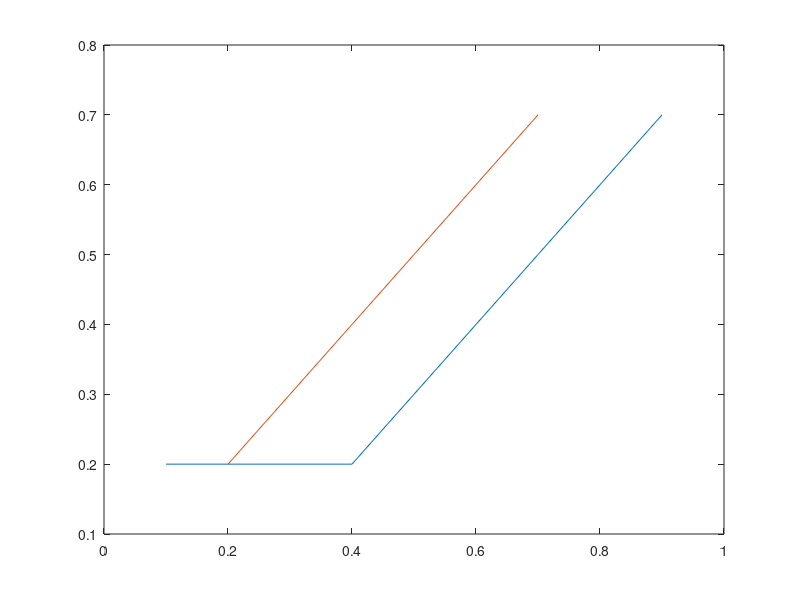

Source code (MATLAB):
path = [0.1, 0.2;
        0.2, 0.2;
        0.3, 0.2;
        0.4, 0.2;
        0.5, 0.3;
        0.6, 0.4;
        0.7, 0.5;
        0.8, 0.6;
        0.9, 0.7];

p = polyfit(path(:,1), path(:,2), size(path, 1))
y = polyval(p,path(:,1))
plot(path, y)
       